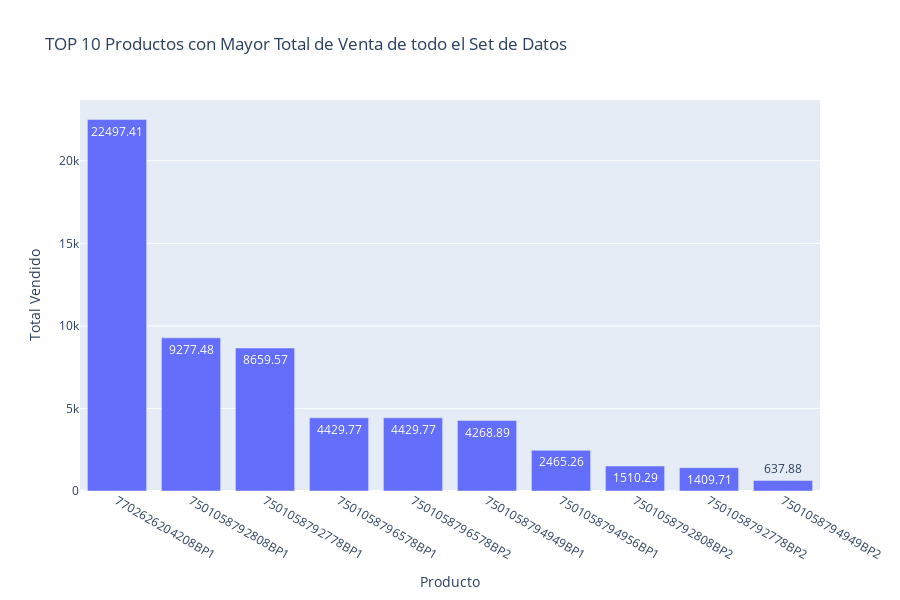

This figure's notebook cell:
### Markdown cell above
# Analisis por TOTAL de Venta

### Code cell
fig = px.bar(
    dfProductSalesValue.head(10),
    x="ITEM_CODE",
    y="TOTAL_VALUE_SALES",
    title="TOP 10 Productos con Mayor Total de Venta de todo el Set de Datos",
    text=dfProductSalesValue.head(10)["TOTAL_VALUE_SALES"].round(2),
    height=600,
    labels={
        "ITEM_CODE": "Producto",
        "TOTAL_VALUE_SALES": "Total Vendido"
    }
)
fig.show()

### Figure 1 — Plotly figure (JSON) as saved in the notebook; plotly's stock layout.template omitted (floating-point values rounded to 4 significant figures)
{"data": [{"hovertemplate": "Producto=%{x}<br>Total Vendido=%{y}<br>text=%{text}<extra></extra>", "legendgroup": "", "marker": {"color": "#636efa", "pattern": {"shape": ""}}, "name": "", "orientation": "v", "showlegend": false, "text": [22500.0, 9277.0, 8660.0, 4430.0, 4430.0, 4269.0, 2465.0, 1510.0, 1410.0, 637.9], "textposition": "auto", "type": "bar", "x": ["7702626204208BP1", "7501058792808BP1", "7501058792778BP1", "7501058796578BP1", "7501058796578BP2", "7501058794949BP1", "7501058794956BP1", "7501058792808BP2", "7501058792778BP2", "7501058794949BP2"], "xaxis": "x", "y": [22500.0, 9277.0, 8660.0, 4430.0, 4430.0, 4269.0, 2465.0, 1510.0, 1410.0, 637.9], "yaxis": "y"}], "layout": {"barmode": "relative", "height": 600, "legend": {"tracegroupgap": 0}, "title": {"text": "TOP 10 Productos con Mayor Total de Venta de todo el Set de Datos"}, "xaxis": {"anchor": "y", "domain": [0, 1], "title": {"text": "Producto"}}, "yaxis": {"anchor": "x", "domain": [0, 1], "title": {"text": "Total Vendido"}}}}
